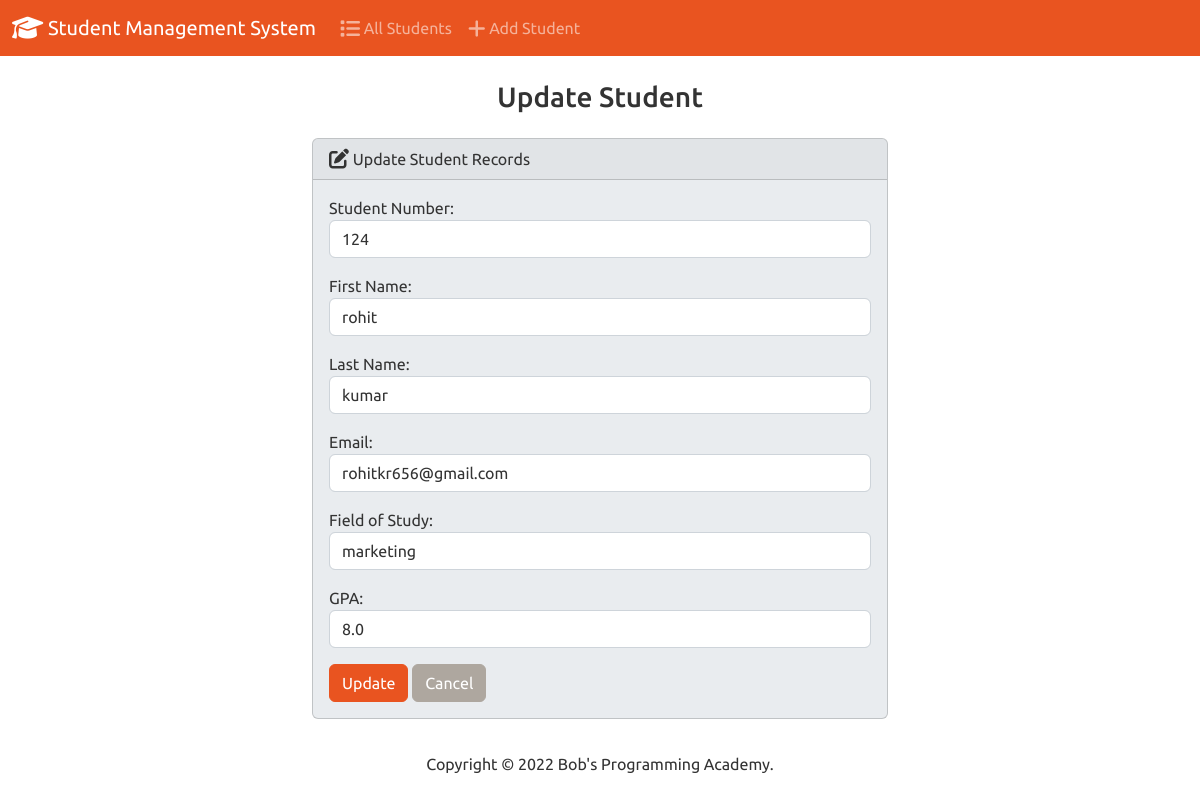
Page /edit/2/ on the committed database.
### students/models.py (models this page shows, shortened)
class Student(models.Model):
    student_number = models.PositiveIntegerField()
    first_name = models.CharField(max_length=50)
    last_name = models.CharField(max_length=50)
    email = models.EmailField(max_length=100)
    field_of_study = models.CharField(max_length=50)
    gpa = models.FloatField()

### students/views.py (the view)
# urls.py: path('edit/<int:id>/', views.edit, name='edit'),
def edit(request, id):
  if request.method == 'POST':
    student = Student.objects.get(pk=id)
    form = StudentForm(request.POST, instance=student)
    if form.is_valid():
      form.save()
      return render(request, 'students/edit.html', {
        'form': form,
        'success': True
      })
  else:
    student = Student.objects.get(pk=id)
    form = StudentForm(instance=student)
  return render(request, 'students/edit.html', {
    'form': form
  })

### students/forms.py
class StudentForm(forms.ModelForm):
  class Meta:
    model = Student
    fields = ['student_number', 'first_name', 'last_name', 'email', 'field_of_study', 'gpa']
    labels = {
      'student_number': 'Student Number',
      'first_name': 'First Name',
      'last_name': 'Last Name',
      'email': 'Email',
      'field_of_study': 'Field of Study',
      'gpa': 'GPA'
    }
    widgets = {
      'student_number': forms.NumberInput(attrs={'class': 'form-control'}),
      'first_name': forms.TextInput(attrs={'class': 'form-control'}),
      'last_name': forms.TextInput(attrs={'class': 'form-control'}),
      'email': forms.EmailInput(attrs={'class': 'form-control'}),
      'field_of_study': forms.TextInput(attrs={'class': 'form-control'}),
      'gpa': forms.NumberInput(attrs={'class': 'form-control'}),
    }

### students/templates/students/edit.html (shortened to what this page needs)
{% extends "students/base.html" %}
{% block body %}
  <h3 class="text-center m-4">Update Student</h3>
  {% if success %}
    <div class="alert alert-success" role="alert">
      The student updated successfully.
      <a href="{% url 'index' %}" class="alert-link">Go to Home Page.</a>
    </div>
  {% else %}
    <div class="row justify-content-center">
      <div class="col-6">
        <div class="card bg-light mb-3">
          <div class="card-header">
            <i class="fa-solid fa-pen-to-square fa-lg"></i> Update Student Records
          </div>
          <div class="card-body">
            <form action="" method="POST">
              {{ form.as_p }}
              <button type="submit" class="btn btn-primary">Update</button>
              <a href="{% url 'index' %}" class="btn btn-secondary">Cancel</a>
            </form>
          </div>
        </div>
      </div>
    </div>
  {% endif %}
{% endblock %}

### rows in the picture
Student: student_number "124", first_name "rohit", last_name "kumar", email "rohitkr656@gmail.com", field_of_study "marketing", gpa "8.0"
